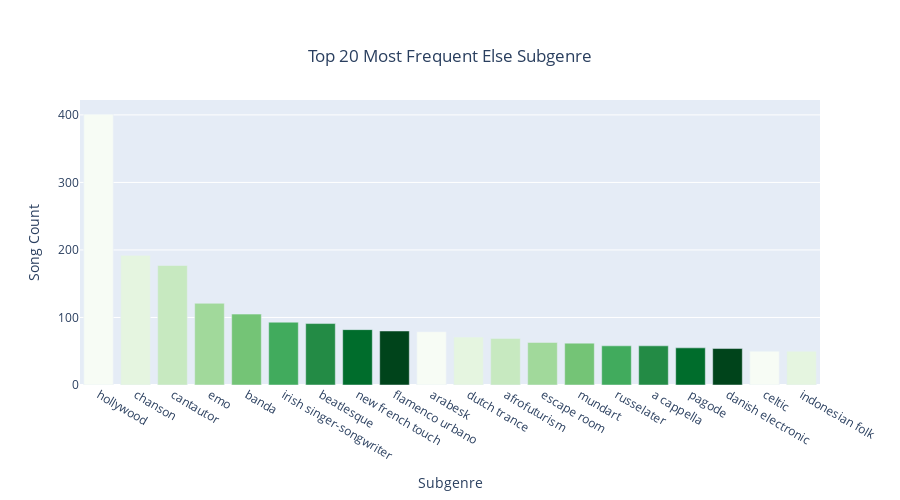

Source (notebook cell):
### Markdown cell above
#### Else Genre
In the previous report, we stated that `else` subgenres are mostly "outliers" or unfamiliar in comparison with other subgenres. Hence, we find it interesting to see what are the most popular and frequent subgenres in else category, in hope we wouldn't find any common subgenre there.

### Code cell
# Else
df_else_count = df[df['genre'] == 'else'].groupby('sub_genre')['sub_genre'].count().reset_index(name='count').sort_values('count', ascending=False)
fig = px.bar(df_else_count[:20], x='sub_genre', y='count',
             title='Top 20 Most Frequent Else Subgenre',
             color='sub_genre',
             height=500,
             width=900,
             labels={
                "sub_genre": "Subgenre",
                "count": "Song Count"
                },
             color_discrete_sequence=px.colors.sequential.Greens)
fig.update_layout(
    title={
        'y':0.9,
        'x':0.5,
        'xanchor': 'center',
        'yanchor': 'top'})
fig.update(layout_showlegend=False)
fig.show(config=config)

### Figure 1 — Plotly figure (JSON) as saved in the notebook; plotly's stock layout.template omitted (floating-point values rounded to 4 significant figures)
{"data": [{"alignmentgroup": "True", "hovertemplate": "Subgenre=%{x}<br>Song Count=%{y}<extra></extra>", "legendgroup": "hollywood", "marker": {"color": "rgb(247,252,245)", "pattern": {"shape": ""}}, "name": "hollywood", "offsetgroup": "hollywood", "orientation": "v", "showlegend": true, "textposition": "auto", "type": "bar", "x": ["hollywood"], "xaxis": "x", "y": [401], "yaxis": "y"}, {"alignmentgroup": "True", "hovertemplate": "Subgenre=%{x}<br>Song Count=%{y}<extra></extra>", "legendgroup": "chanson", "marker": {"color": "rgb(229,245,224)", "pattern": {"shape": ""}}, "name": "chanson", "offsetgroup": "chanson", "orientation": "v", "showlegend": true, "textposition": "auto", "type": "bar", "x": ["chanson"], "xaxis": "x", "y": [192], "yaxis": "y"}, {"alignmentgroup": "True", "hovertemplate": "Subgenre=%{x}<br>Song Count=%{y}<extra></extra>", "legendgroup": "cantautor", "marker": {"color": "rgb(199,233,192)", "pattern": {"shape": ""}}, "name": "cantautor", "offsetgroup": "cantautor", "orientation": "v", "showlegend": true, "textposition": "auto", "type": "bar", "x": ["cantautor"], "xaxis": "x", "y": [177], "yaxis": "y"}, {"alignmentgroup": "True", "hovertemplate": "Subgenre=%{x}<br>Song Count=%{y}<extra></extra>", "legendgroup": "emo", "marker": {"color": "rgb(161,217,155)", "pattern": {"shape": ""}}, "name": "emo", "offsetgroup": "emo", "orientation": "v", "showlegend": true, "textposition": "auto", "type": "bar", "x": ["emo"], "xaxis": "x", "y": [121], "yaxis": "y"}, {"alignmentgroup": "True", "hovertemplate": "Subgenre=%{x}<br>Song Count=%{y}<extra></extra>", "legendgroup": "banda", "marker": {"color": "rgb(116,196,118)", "pattern": {"shape": ""}}, "name": "banda", "offsetgroup": "banda", "orientation": "v", "showlegend": true, "textposition": "auto", "type": "bar", "x": ["banda"], "xaxis": "x", "y": [105], "yaxis": "y"}, {"alignmentgroup": "True", "hovertemplate": "Subgenre=%{x}<br>Song Count=%{y}<extra></extra>", "legendgroup": "irish singer-songwriter", "marker": {"color": "rgb(65,171,93)", "pattern": {"shape": ""}}, "name": "irish singer-songwriter", "offsetgroup": "irish singer-songwriter", "orientation": "v", "showlegend": true, "textposition": "auto", "type": "bar", "x": ["irish singer-songwriter"], "xaxis": "x", "y": [93], "yaxis": "y"}, {"alignmentgroup": "True", "hovertemplate": "Subgenre=%{x}<br>Song Count=%{y}<extra></extra>", "legendgroup": "beatlesque", "marker": {"color": "rgb(35,139,69)", "pattern": {"shape": ""}}, "name": "beatlesque", "offsetgroup": "beatlesque", "orientation": "v", "showlegend": true, "textposition": "auto", "type": "bar", "x": ["beatlesque"], "xaxis": "x", "y": [91], "yaxis": "y"}, {"alignmentgroup": "True", "hovertemplate": "Subgenre=%{x}<br>Song Count=%{y}<extra></extra>", "legendgroup": "new french touch", "marker": {"color": "rgb(0,109,44)", "pattern": {"shape": ""}}, "name": "new french touch", "offsetgroup": "new french touch", "orientation": "v", "showlegend": true, "textposition": "auto", "type": "bar", "x": ["new french touch"], "xaxis": "x", "y": [82], "yaxis": "y"}, {"alignmentgroup": "True", "hovertemplate": "Subgenre=%{x}<br>Song Count=%{y}<extra></extra>", "legendgroup": "flamenco urbano", "marker": {"color": "rgb(0,68,27)", "pattern": {"shape": ""}}, "name": "flamenco urbano", "offsetgroup": "flamenco urbano", "orientation": "v", "showlegend": true, "textposition": "auto", "type": "bar", "x": ["flamenco urbano"], "xaxis": "x", "y": [80], "yaxis": "y"}, {"alignmentgroup": "True", "hovertemplate": "Subgenre=%{x}<br>Song Count=%{y}<extra></extra>", "legendgroup": "arabesk", "marker": {"color": "rgb(247,252,245)", "pattern": {"shape": ""}}, "name": "arabesk", "offsetgroup": "arabesk", "orientation": "v", "showlegend": true, "textposition": "auto", "type": "bar", "x": ["arabesk"], "xaxis": "x", "y": [79], "yaxis": "y"}, {"alignmentgroup": "True", "hovertemplate": "Subgenre=%{x}<br>Song Count=%{y}<extra></extra>", "legendgroup": "dutch trance", "marker": {"color": "rgb(229,245,224)", "pattern": {"shape": ""}}, "name": "dutch trance", "offsetgroup": "dutch trance", "orientation": "v", "showlegend": true, "textposition": "auto", "type": "bar", "x": ["dutch trance"], "xaxis": "x", "y": [71], "yaxis": "y"}, {"alignmentgroup": "True", "hovertemplate": "Subgenre=%{x}<br>Song Count=%{y}<extra></extra>", "legendgroup": "afrofuturism", "marker": {"color": "rgb(199,233,192)", "pattern": {"shape": ""}}, "name": "afrofuturism", "offsetgroup": "afrofuturism", "orientation": "v", "showlegend": true, "textposition": "auto", "type": "bar", "x": ["afrofuturism"], "xaxis": "x", "y": [69], "yaxis": "y"}, {"alignmentgroup": "True", "hovertemplate": "Subgenre=%{x}<br>Song Count=%{y}<extra></extra>", "legendgroup": "escape room", "marker": {"color": "rgb(161,217,155)", "pattern": {"shape": ""}}, "name": "escape room", "offsetgroup": "escape room", "orientation": "v", "showlegend": true, "textposition": "auto", "type": "bar", "x": ["escape room"], "xaxis": "x", "y": [63], "yaxis": "y"}, {"alignmentgroup": "True", "hovertemplate": "Subgenre=%{x}<br>Song Count=%{y}<extra></extra>", "legendgroup": "mundart", "marker": {"color": "rgb(116,196,118)", "pattern": {"shape": ""}}, "name": "mundart", "offsetgroup": "mundart", "orientation": "v", "showlegend": true, "textposition": "auto", "type": "bar", "x": ["mundart"], "xaxis": "x", "y": [62], "yaxis": "y"}, {"alignmentgroup": "True", "hovertemplate": "Subgenre=%{x}<br>Song Count=%{y}<extra></extra>", "legendgroup": "russelater", "marker": {"color": "rgb(65,171,93)", "pattern": {"shape": ""}}, "name": "russelater", "offsetgroup": "russelater", "orientation": "v", "showlegend": true, "textposition": "auto", "type": "bar", "x": ["russelater"], "xaxis": "x", "y": [58], "yaxis": "y"}, {"alignmentgroup": "True", "hovertemplate": "Subgenre=%{x}<br>Song Count=%{y}<extra></extra>", "legendgroup": "a cappella", "marker": {"color": "rgb(35,139,69)", "pattern": {"shape": ""}}, "name": "a cappella", "offsetgroup": "a cappella", "orientation": "v", "showlegend": true, "textposition": "auto", "type": "bar", "x": ["a cappella"], "xaxis": "x", "y": [58], "yaxis": "y"}, {"alignmentgroup": "True", "hovertemplate": "Subgenre=%{x}<br>Song Count=%{y}<extra></extra>", "legendgroup": "pagode", "marker": {"color": "rgb(0,109,44)", "pattern": {"shape": ""}}, "name": "pagode", "offsetgroup": "pagode", "orientation": "v", "showlegend": true, "textposition": "auto", "type": "bar", "x": ["pagode"], "xaxis": "x", "y": [55], "yaxis": "y"}, {"alignmentgroup": "True", "hovertemplate": "Subgenre=%{x}<br>Song Count=%{y}<extra></extra>", "legendgroup": "danish electronic", "marker": {"color": "rgb(0,68,27)", "pattern": {"shape": ""}}, "name": "danish electronic", "offsetgroup": "danish electronic", "orientation": "v", "showlegend": true, "textposition": "auto", "type": "bar", "x": ["danish electronic"], "xaxis": "x", "y": [54], "yaxis": "y"}, {"alignmentgroup": "True", "hovertemplate": "Subgenre=%{x}<br>Song Count=%{y}<extra></extra>", "legendgroup": "celtic", "marker": {"color": "rgb(247,252,245)", "pattern": {"shape": ""}}, "name": "celtic", "offsetgroup": "celtic", "orientation": "v", "showlegend": true, "textposition": "auto", "type": "bar", "x": ["celtic"], "xaxis": "x", "y": [50], "yaxis": "y"}, {"alignmentgroup": "True", "hovertemplate": "Subgenre=%{x}<br>Song Count=%{y}<extra></extra>", "legendgroup": "indonesian folk", "marker": {"color": "rgb(229,245,224)", "pattern": {"shape": ""}}, "name": "indonesian folk", "offsetgroup": "indonesian folk", "orientation": "v", "showlegend": true, "textposition": "auto", "type": "bar", "x": ["indonesian folk"], "xaxis": "x", "y": [50], "yaxis": "y"}], "layout": {"barmode": "relative", "height": 500, "legend": {"title": {"text": "Subgenre"}, "tracegroupgap": 0}, "showlegend": false, "title": {"text": "Top 20 Most Frequent Else Subgenre", "x": 0.5, "xanchor": "center", "y": 0.9, "yanchor": "top"}, "width": 900, "xaxis": {"anchor": "y", "categoryarray": ["hollywood", "chanson", "cantautor", "emo", "banda", "irish singer-songwriter", "beatlesque", "new french touch", "flamenco urbano", "arabesk", "dutch trance", "afrofuturism", "escape room", "mundart", "russelater", "a cappella", "pagode", "danish electronic", "celtic", "indonesian folk"], "categoryorder": "array", "domain": [0, 1], "title": {"text": "Subgenre"}}, "yaxis": {"anchor": "x", "domain": [0, 1], "title": {"text": "Song Count"}}}}
